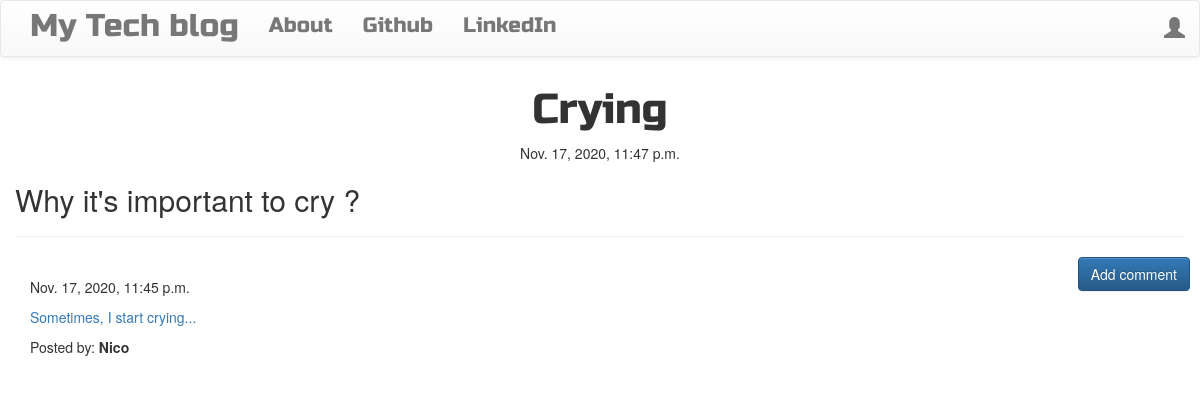
Page /detail-post/9/ on the committed database.
### blogapp/models.py (models this page shows, shortened)
class Post(models.Model):
    author=models.ForeignKey("auth.User", on_delete=models.CASCADE)
    title=models.CharField(max_length=200)
    text=models.TextField()
    create_date=models.DateTimeField(default=timezone.now)
    published_date=models.DateTimeField(blank=True, null=True)

class Comment(models.Model):
    post=models.ForeignKey("blogapp.Post", related_name="comments", on_delete=models.CASCADE)
    author=models.CharField(max_length=200)
    text=models.TextField()
    create_date=models.DateTimeField(default=timezone.now)
    approved_comment=models.BooleanField(default=False)

### blogapp/views.py (the view)
# urls.py: path("detail-post/<int:pk>/", views.PostDetailView.as_view(), name="detail-post-page"),
class PostDetailView(DetailView):
    model=Post

### blogapp/templates/blogapp/post_detail.html (shortened to what this page needs)
{% extends 'blogapp/base.html' %}
{% block content %}
<h1 class='posttitle loader'>{{ post.title }}</h1>
        {% if post.published_date %}
            <div class="date postdate">
                {{ post.published_date }}
            </div>
        {% else %}
            <a class="btn btn-default" href="{% url 'publish-post-page' pk=post.pk %}">Publish</a>
        {% endif %}
      <p class='postcontent' >{{ post.text|safe|linebreaksbr }}</p>
  <hr>
  <a class="btn btn-primary btn-comment" href="{% url 'add-comment-page' pk=post.pk %}">Add comment</a>
  <div class="container">
  {% for comment in post.comments.all %}
  <br>
      {% if user.is_authenticated or comment.approved_comment %}
              {{ comment.create_date }}
          <p>{{ comment.text|safe|linebreaks }}</p>
          <p>Posted by: <strong>{{ comment.author }}</strong></p>
      {% endif %}
  {% empty %}
      <p>No comments posted.</p>
  {% endfor %}
</div>
{% endblock  %}

### blogapp/static/css/blogapp.css (style rules this page uses)
.loader { filter:hue-rotate(0deg); color: linear-gradient(45deg,#0f8,#08f); animation:hue 5000ms infinite linear; }
.posttitle { font-family: 'Russo One', sans-serif; font-size: 3em; text-align: center; }
.postdate { text-align: center; }
.postcontent { font-family: 'Montserrat'; font-size: 1.5em; }
.btn-comment { position: absolute; right: 10px; }

### rows in the picture
Post: title "Crying", published_date "Nov. 17, 2020, 11:47 p.m.", text "Why it's important to cry ?"
Comment: create_date "Nov. 17, 2020, 11:45 p.m.", text "Sometimes, I start crying...", author "Nico"
